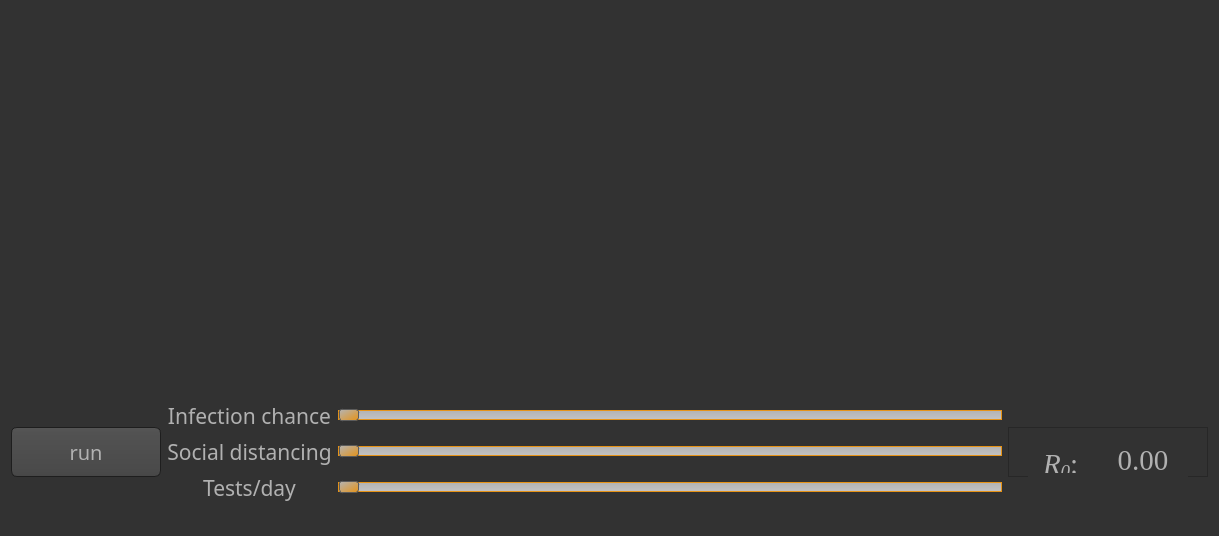
<?xml version="1.0" encoding="UTF-8"?>
<ui version="4.0">
 <class>MainWindow</class>
 <widget class="QMainWindow" name="MainWindow">
  <property name="geometry">
   <rect>
    <x>0</x>
    <y>0</y>
    <width>1219</width>
    <height>536</height>
   </rect>
  </property>
  <property name="windowTitle">
   <string>QCustomPlot plot examples</string>
  </property>
  <property name="styleSheet">
   <string notr="true">QToolTip
{
     border: 1px solid black;
     background-color: #ffa02f;
     padding: 1px;
     border-radius: 3px;
     opacity: 100;
}

QWidget
{
    color: #b1b1b1;
    background-color: #323232;
}

QWidget:item:hover
{
    background-color: QLinearGradient( x1: 0, y1: 0, x2: 0, y2: 1, stop: 0 #ffa02f, stop: 1 #ca0619);
    color: #000000;
}

QWidget:item:selected
{
    background-color: QLinearGradient( x1: 0, y1: 0, x2: 0, y2: 1, stop: 0 #ffa02f, stop: 1 #d7801a);
}

QMenuBar::item
{
    background: transparent;
}

QMenuBar::item:selected
{
    background: transparent;
    border: 1px solid #ffaa00;
}

QMenuBar::item:pressed
{
    background: #444;
    border: 1px solid #000;
    background-color: QLinearGradient(
        x1:0, y1:0,
        x2:0, y2:1,
        stop:1 #212121,
        stop:0.4 #343434/*,
        stop:0.2 #343434,
        stop:0.1 #ffaa00*/
    );
    margin-bottom:-1px;
    padding-bottom:1px;
}

QMenu
{
    border: 1px solid #000;
}

QMenu::item
{
    padding: 2px 20px 2px 20px;
}

QMenu::item:selected
{
    color: #000000;
}

QWidget:disabled
{
    color: #404040;
    background-color: #323232;
}

QAbstractItemView
{
    background-color: QLinearGradient( x1: 0, y1: 0, x2: 0, y2: 1, stop: 0 #4d4d4d, stop: 0.1 #646464, stop: 1 #5d5d5d);
}

QWidget:focus
{
    /*border: 2px solid QLinearGradient( x1: 0, y1: 0, x2: 0, y2: 1, stop: 0 #ffa02f, stop: 1 #d7801a);*/
}

QLineEdit
{
    background-color: QLinearGradient( x1: 0, y1: 0, x2: 0, y2: 1, stop: 0 #4d4d4d, stop: 0 #646464, stop: 1 #5d5d5d);
    padding: 1px;
    border-style: solid;
    border: 1px solid #1e1e1e;
    border-radius: 5;
}

QPushButton
{
    color: #b1b1b1;
    background-color: QLinearGradient( x1: 0, y1: 0, x2: 0, y2: 1, stop: 0 #565656, stop: 0.1 #525252, stop: 0.5 #4e4e4e, stop: 0.9 #4a4a4a, stop: 1 #464646);
    border-width: 1px;
    border-color: #1e1e1e;
    border-style: solid;
    border-radius: 6;
    padding: 3px;
    font-size: 20px;
    padding-left: 5px;
    padding-right: 5px;
}

QPushButton:pressed
{
    background-color: QLinearGradient( x1: 0, y1: 0, x2: 0, y2: 1, stop: 0 #2d2d2d, stop: 0.1 #2b2b2b, stop: 0.5 #292929, stop: 0.9 #282828, stop: 1 #252525);
}

QComboBox
{
    selection-background-color: #ffaa00;
    background-color: QLinearGradient( x1: 0, y1: 0, x2: 0, y2: 1, stop: 0 #565656, stop: 0.1 #525252, stop: 0.5 #4e4e4e, stop: 0.9 #4a4a4a, stop: 1 #464646);
    border-style: solid;
    border: 1px solid #1e1e1e;
    border-radius: 5;
}

QComboBox:hover,QPushButton:hover
{
    border: 2px solid QLinearGradient( x1: 0, y1: 0, x2: 0, y2: 1, stop: 0 #ffa02f, stop: 1 #d7801a);
}


QComboBox:on
{
    padding-top: 3px;
    padding-left: 4px;
    background-color: QLinearGradient( x1: 0, y1: 0, x2: 0, y2: 1, stop: 0 #2d2d2d, stop: 0.1 #2b2b2b, stop: 0.5 #292929, stop: 0.9 #282828, stop: 1 #252525);
    selection-background-color: #ffaa00;
}

QComboBox QAbstractItemView
{
    border: 2px solid darkgray;
    selection-background-color: QLinearGradient( x1: 0, y1: 0, x2: 0, y2: 1, stop: 0 #ffa02f, stop: 1 #d7801a);
}

QComboBox::drop-down
{
     subcontrol-origin: padding;
     subcontrol-position: top right;
     width: 15px;

     border-left-width: 0px;
     border-left-color: darkgray;
     border-left-style: solid; /* just a single line */
     border-top-right-radius: 3px; /* same radius as the QComboBox */
     border-bottom-right-radius: 3px;
 }

QComboBox::down-arrow
{
     image: url(:/down_arrow.png);
}

QGroupBox:focus
{
border: 2px solid QLinearGradient( x1: 0, y1: 0, x2: 0, y2: 1, stop: 0 #ffa02f, stop: 1 #d7801a);
}

QTextEdit:focus
{
    border: 2px solid QLinearGradient( x1: 0, y1: 0, x2: 0, y2: 1, stop: 0 #ffa02f, stop: 1 #d7801a);
}

QScrollBar:horizontal {
     border: 1px solid #222222;
     background: QLinearGradient( x1: 0, y1: 0, x2: 0, y2: 1, stop: 0.0 #121212, stop: 0.2 #282828, stop: 1 #484848);
     height: 7px;
     margin: 0px 16px 0 16px;
}

QScrollBar::handle:horizontal
{
      background: QLinearGradient( x1: 0, y1: 0, x2: 1, y2: 0, stop: 0 #ffa02f, stop: 0.5 #d7801a, stop: 1 #ffa02f);
      min-height: 20px;
      border-radius: 2px;
}

QScrollBar::add-line:horizontal {
      border: 1px solid #1b1b19;
      border-radius: 2px;
      background: QLinearGradient( x1: 0, y1: 0, x2: 1, y2: 0, stop: 0 #ffa02f, stop: 1 #d7801a);
      width: 14px;
      subcontrol-position: right;
      subcontrol-origin: margin;
}

QScrollBar::sub-line:horizontal {
      border: 1px solid #1b1b19;
      border-radius: 2px;
      background: QLinearGradient( x1: 0, y1: 0, x2: 1, y2: 0, stop: 0 #ffa02f, stop: 1 #d7801a);
      width: 14px;
     subcontrol-position: left;
     subcontrol-origin: margin;
}

QScrollBar::right-arrow:horizontal, QScrollBar::left-arrow:horizontal
{
      border: 1px solid black;
      width: 1px;
      height: 1px;
      background: white;
}

QScrollBar::add-page:horizontal, QScrollBar::sub-page:horizontal
{
      background: none;
}

QScrollBar:vertical
{
      background: QLinearGradient( x1: 0, y1: 0, x2: 1, y2: 0, stop: 0.0 #121212, stop: 0.2 #282828, stop: 1 #484848);
      width: 7px;
      margin: 16px 0 16px 0;
      border: 1px solid #222222;
}

QScrollBar::handle:vertical
{
      background: QLinearGradient( x1: 0, y1: 0, x2: 0, y2: 1, stop: 0 #ffa02f, stop: 0.5 #d7801a, stop: 1 #ffa02f);
      min-height: 20px;
      border-radius: 2px;
}

QScrollBar::add-line:vertical
{
      border: 1px solid #1b1b19;
      border-radius: 2px;
      background: QLinearGradient( x1: 0, y1: 0, x2: 0, y2: 1, stop: 0 #ffa02f, stop: 1 #d7801a);
      height: 14px;
      subcontrol-position: bottom;
      subcontrol-origin: margin;
}

QScrollBar::sub-line:vertical
{
      border: 1px solid #1b1b19;
      border-radius: 2px;
      background: QLinearGradient( x1: 0, y1: 0, x2: 0, y2: 1, stop: 0 #d7801a, stop: 1 #ffa02f);
      height: 14px;
      subcontrol-position: top;
      subcontrol-origin: margin;
}

QScrollBar::up-arrow:vertical, QScrollBar::down-arrow:vertical
{
      border: 1px solid black;
      width: 1px;
      height: 1px;
      background: white;
}


QScrollBar::add-page:vertical, QScrollBar::sub-page:vertical
{
      background: none;
}

QTextEdit
{
    background-color: #242424;
}

QPlainTextEdit
{
    background-color: #242424;
}

QHeaderView::section
{
    background-color: QLinearGradient(x1:0, y1:0, x2:0, y2:1, stop:0 #616161, stop: 0.5 #505050, stop: 0.6 #434343, stop:1 #656565);
    color: white;
    padding-left: 4px;
    border: 1px solid #6c6c6c;
}

QCheckBox:disabled
{
color: #414141;
}

QDockWidget::title
{
    text-align: center;
    spacing: 3px; /* spacing between items in the tool bar */
    background-color: QLinearGradient(x1:0, y1:0, x2:0, y2:1, stop:0 #323232, stop: 0.5 #242424, stop:1 #323232);
}

QDockWidget::close-button, QDockWidget::float-button
{
    text-align: center;
    spacing: 1px; /* spacing between items in the tool bar */
    background-color: QLinearGradient(x1:0, y1:0, x2:0, y2:1, stop:0 #323232, stop: 0.5 #242424, stop:1 #323232);
}

QDockWidget::close-button:hover, QDockWidget::float-button:hover
{
    background: #242424;
}

QDockWidget::close-button:pressed, QDockWidget::float-button:pressed
{
    padding: 1px -1px -1px 1px;
}

QMainWindow::separator
{
    background-color: QLinearGradient(x1:0, y1:0, x2:0, y2:1, stop:0 #161616, stop: 0.5 #151515, stop: 0.6 #212121, stop:1 #343434);
    color: white;
    padding-left: 4px;
    border: 1px solid #4c4c4c;
    spacing: 3px; /* spacing between items in the tool bar */
}

QMainWindow::separator:hover
{

    background-color: QLinearGradient(x1:0, y1:0, x2:0, y2:1, stop:0 #d7801a, stop:0.5 #b56c17 stop:1 #ffa02f);
    color: white;
    padding-left: 4px;
    border: 1px solid #6c6c6c;
    spacing: 3px; /* spacing between items in the tool bar */
}

QToolBar::handle
{
     spacing: 3px; /* spacing between items in the tool bar */
     background: url(:/images/handle.png);
}

QMenu::separator
{
    height: 2px;
    background-color: QLinearGradient(x1:0, y1:0, x2:0, y2:1, stop:0 #161616, stop: 0.5 #151515, stop: 0.6 #212121, stop:1 #343434);
    color: white;
    padding-left: 4px;
    margin-left: 10px;
    margin-right: 5px;
}

QProgressBar
{
    border: 2px solid grey;
    border-radius: 5px;
    text-align: center;
}

QProgressBar::chunk
{
    background-color: #d7801a;
    width: 2.15px;
    margin: 0.5px;
}

QTabBar::tab {
    color: #b1b1b1;
    border: 1px solid #444;
    border-bottom-style: none;
    background-color: #323232;
    padding-left: 10px;
    padding-right: 10px;
    padding-top: 3px;
    padding-bottom: 2px;
    margin-right: -1px;
}

QTabWidget::pane {
    border: 1px solid #444;
    top: 1px;
}

QTabBar::tab:last
{
    margin-right: 0; /* the last selected tab has nothing to overlap with on the right */
    border-top-right-radius: 3px;
}

QTabBar::tab:first:!selected
{
 margin-left: 0px; /* the last selected tab has nothing to overlap with on the right */


    border-top-left-radius: 3px;
}

QTabBar::tab:!selected
{
    color: #b1b1b1;
    border-bottom-style: solid;
    margin-top: 3px;
    background-color: QLinearGradient(x1:0, y1:0, x2:0, y2:1, stop:1 #212121, stop:.4 #343434);
}

QTabBar::tab:selected
{
    border-top-left-radius: 3px;
    border-top-right-radius: 3px;
    margin-bottom: 0px;
}

QTabBar::tab:!selected:hover
{
    /*border-top: 2px solid #ffaa00;
    padding-bottom: 3px;*/
    border-top-left-radius: 3px;
    border-top-right-radius: 3px;
    background-color: QLinearGradient(x1:0, y1:0, x2:0, y2:1, stop:1 #212121, stop:0.4 #343434, stop:0.2 #343434, stop:0.1 #ffaa00);
}

QRadioButton::indicator:checked, QRadioButton::indicator:unchecked{
    color: #b1b1b1;
    background-color: #323232;
    border: 1px solid #b1b1b1;
    border-radius: 6px;
}

QRadioButton::indicator:checked
{
    background-color: qradialgradient(
        cx: 0.5, cy: 0.5,
        fx: 0.5, fy: 0.5,
        radius: 1.0,
        stop: 0.25 #ffaa00,
        stop: 0.3 #323232
    );
}

QCheckBox::indicator{
    color: #b1b1b1;
    background-color: #323232;
    border: 1px solid #b1b1b1;
    width: 9px;
    height: 9px;
}

QRadioButton::indicator
{
    border-radius: 6px;
}

QRadioButton::indicator:hover, QCheckBox::indicator:hover
{
    border: 1px solid #ffaa00;
}

QCheckBox::indicator:checked
{
    image:url(:/images/checkbox.png);
}

QCheckBox::indicator:disabled, QRadioButton::indicator:disabled
{
    border: 1px solid #444;
}

QSlider::groove:horizontal {
    border: 1px solid #e69317;
    height: 8px; /* the groove expands to the size of the slider by default. by giving it a height, it has a fixed size */
    background: qlineargradient(x1:0, y1:0, x2:0, y2:1, stop:0 #B1B1B1, stop:1 #c4c4c4);
    margin: 2px 0;
}

QSlider::handle:horizontal {
    background: qlineargradient(x1:0, y1:0, x2:1, y2:1, stop:0 #b4b4b4, stop:1 #e69317);
    border: 1px solid #5c5c5c;
    width: 18px;
    margin: -2px 0; /* handle is placed by default on the contents rect of the groove. Expand outside the groove */
    border-radius: 3px;
}</string>
  </property>
  <widget class="QWidget" name="centralWidget">
   <layout class="QVBoxLayout" name="verticalLayout">
    <item>
     <widget class="QCustomPlot" name="customPlot" native="true">
      <property name="autoFillBackground">
       <bool>false</bool>
      </property>
     </widget>
    </item>
    <item>
     <layout class="QGridLayout" name="bottom_bar_layout">
      <item row="0" column="0" rowspan="3">
       <widget class="QPushButton" name="run_button">
        <property name="sizePolicy">
         <sizepolicy hsizetype="Fixed" vsizetype="Fixed">
          <horstretch>0</horstretch>
          <verstretch>0</verstretch>
         </sizepolicy>
        </property>
        <property name="minimumSize">
         <size>
          <width>150</width>
          <height>50</height>
         </size>
        </property>
        <property name="font">
         <font>
          <family>Century Gothic</family>
          <pointsize>-1</pointsize>
         </font>
        </property>
        <property name="text">
         <string>run</string>
        </property>
        <property name="checkable">
         <bool>true</bool>
        </property>
       </widget>
      </item>
      <item row="0" column="2">
       <widget class="QLabel" name="ic_label">
        <property name="font">
         <font>
          <family>Century Gothic</family>
          <pointsize>16</pointsize>
         </font>
        </property>
        <property name="text">
         <string>Infection chance</string>
        </property>
        <property name="alignment">
         <set>Qt::AlignCenter</set>
        </property>
       </widget>
      </item>
      <item row="1" column="2">
       <widget class="QLabel" name="sd_label">
        <property name="font">
         <font>
          <family>Century Gothic</family>
          <pointsize>16</pointsize>
         </font>
        </property>
        <property name="text">
         <string>Social distancing</string>
        </property>
        <property name="alignment">
         <set>Qt::AlignCenter</set>
        </property>
       </widget>
      </item>
      <item row="2" column="2">
       <widget class="QLabel" name="tc_label">
        <property name="font">
         <font>
          <family>Century Gothic</family>
          <pointsize>16</pointsize>
         </font>
        </property>
        <property name="text">
         <string>Tests/day</string>
        </property>
        <property name="alignment">
         <set>Qt::AlignCenter</set>
        </property>
       </widget>
      </item>
      <item row="2" column="3">
       <widget class="QSlider" name="TCslider">
        <property name="sizePolicy">
         <sizepolicy hsizetype="Expanding" vsizetype="Fixed">
          <horstretch>0</horstretch>
          <verstretch>0</verstretch>
         </sizepolicy>
        </property>
        <property name="maximumSize">
         <size>
          <width>16777215</width>
          <height>16777215</height>
         </size>
        </property>
        <property name="orientation">
         <enum>Qt::Horizontal</enum>
        </property>
       </widget>
      </item>
      <item row="1" column="3">
       <widget class="QSlider" name="SDslider">
        <property name="sizePolicy">
         <sizepolicy hsizetype="Expanding" vsizetype="Fixed">
          <horstretch>0</horstretch>
          <verstretch>0</verstretch>
         </sizepolicy>
        </property>
        <property name="minimumSize">
         <size>
          <width>600</width>
          <height>0</height>
         </size>
        </property>
        <property name="maximumSize">
         <size>
          <width>16777215</width>
          <height>16777215</height>
         </size>
        </property>
        <property name="orientation">
         <enum>Qt::Horizontal</enum>
        </property>
       </widget>
      </item>
      <item row="0" column="3">
       <widget class="QSlider" name="ICslider">
        <property name="sizePolicy">
         <sizepolicy hsizetype="Expanding" vsizetype="Fixed">
          <horstretch>0</horstretch>
          <verstretch>0</verstretch>
         </sizepolicy>
        </property>
        <property name="maximumSize">
         <size>
          <width>16777215</width>
          <height>16777215</height>
         </size>
        </property>
        <property name="orientation">
         <enum>Qt::Horizontal</enum>
        </property>
       </widget>
      </item>
      <item row="0" column="4" rowspan="3" alignment="Qt::AlignHCenter|Qt::AlignVCenter">
       <widget class="QFrame" name="frame_R0">
        <property name="minimumSize">
         <size>
          <width>200</width>
          <height>50</height>
         </size>
        </property>
        <property name="frameShape">
         <enum>QFrame::StyledPanel</enum>
        </property>
        <property name="frameShadow">
         <enum>QFrame::Raised</enum>
        </property>
        <widget class="QWidget" name="horizontalLayoutWidget">
         <property name="geometry">
          <rect>
           <x>20</x>
           <y>10</y>
           <width>160</width>
           <height>47</height>
          </rect>
         </property>
         <layout class="QHBoxLayout" name="hlayout_R0">
          <item>
           <widget class="QLabel" name="R0_label">
            <property name="sizePolicy">
             <sizepolicy hsizetype="MinimumExpanding" vsizetype="Preferred">
              <horstretch>0</horstretch>
              <verstretch>0</verstretch>
             </sizepolicy>
            </property>
            <property name="maximumSize">
             <size>
              <width>60</width>
              <height>16777215</height>
             </size>
            </property>
            <property name="font">
             <font>
              <family>Times New Roman</family>
              <pointsize>22</pointsize>
             </font>
            </property>
            <property name="text">
             <string>&lt;html&gt;&lt;head/&gt;&lt;body&gt;&lt;p&gt;&lt;span style=&quot; font-style:italic;&quot;&gt;R&lt;/span&gt;&lt;span style=&quot; font-style:italic; vertical-align:sub;&quot;&gt;0&lt;/span&gt;:&lt;/p&gt;&lt;/body&gt;&lt;/html&gt;</string>
            </property>
           </widget>
          </item>
          <item>
           <widget class="QLabel" name="R0_indicator">
            <property name="sizePolicy">
             <sizepolicy hsizetype="MinimumExpanding" vsizetype="Preferred">
              <horstretch>0</horstretch>
              <verstretch>0</verstretch>
             </sizepolicy>
            </property>
            <property name="maximumSize">
             <size>
              <width>60</width>
              <height>16777215</height>
             </size>
            </property>
            <property name="font">
             <font>
              <family>Times New Roman</family>
              <pointsize>22</pointsize>
             </font>
            </property>
            <property name="text">
             <string>0.00</string>
            </property>
            <property name="alignment">
             <set>Qt::AlignCenter</set>
            </property>
           </widget>
          </item>
         </layout>
        </widget>
       </widget>
      </item>
     </layout>
    </item>
   </layout>
  </widget>
  <widget class="QStatusBar" name="statusBar"/>
 </widget>
 <layoutdefault spacing="6" margin="11"/>
 <customwidgets>
  <customwidget>
   <class>QCustomPlot</class>
   <extends>QWidget</extends>
   <header>../header/qcustomplot.h</header>
   <container>1</container>
  </customwidget>
 </customwidgets>
 <resources/>
 <connections/>
</ui>
